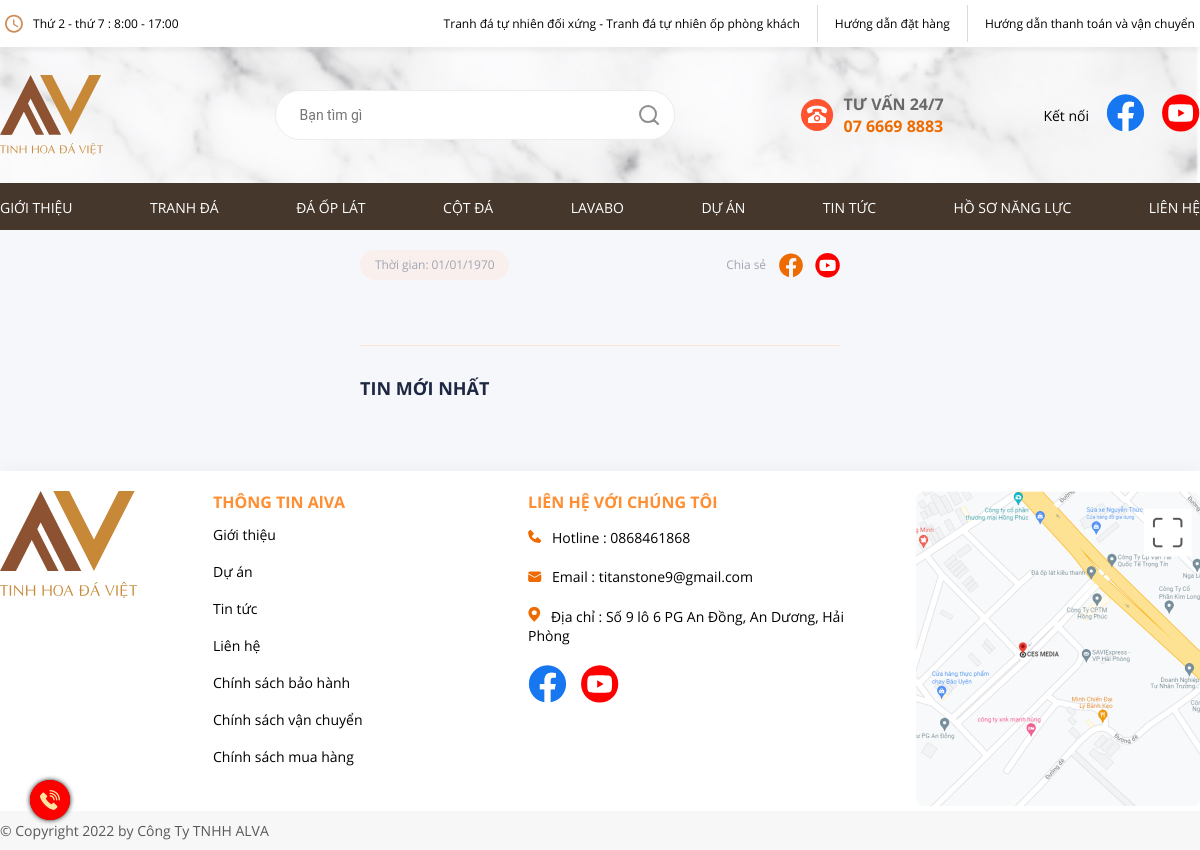
The page /index.php on the database its author committed.
### tables this page shows
CREATE TABLE `company` (
  `id` int(11) NOT NULL,
  `ten` text DEFAULT NULL,
  `dienthoai` text DEFAULT NULL,
  `email` text DEFAULT NULL,
  `diachi` text DEFAULT NULL,
  `tongkho` text DEFAULT NULL,
  `mo` text DEFAULT NULL,
  `facebook` text DEFAULT NULL,
  `youtube` text DEFAULT NULL,
  `danhmuc` text NOT NULL,
  `loaitin` text DEFAULT NULL,
  `landing` text DEFAULT NULL,
  `des` text DEFAULT NULL,
  `keyword` text DEFAULT NULL,
  `banner` text DEFAULT NULL,
  `tintuc` text DEFAULT NULL,
  `sanpham` text DEFAULT NULL,
  `bannerdanhmuc` text DEFAULT NULL
);

### route/route.php (called while the page is built, shortened)
<?php
	require_once "admin/model/Query.php";
	$query = new Query();
	$data_company = $query->ChiTiet("company",[],["id" => "="], ["id" => 1]);
?>

### admin-new/model/Query.php (called while the page is built, shortened)
<?php
	require_once "Data.php";
	class Query extends Data{
		public function ChiTiet($table, $fields, $condition, $forms)
		{
	        $query_string = '';
	        if(!empty($fields))
	        {
	        	$str_fields = implode(",", $fields);
	        	$query_string .= 'SELECT '.$str_fields.' FROM '.$table;
	        }
	        else
	        {
	        	$query_string .= 'SELECT * FROM '.$table;
	        }
	        if(!empty($condition))
	        {
	        	$query_string .= ' WHERE';
	        	$arr_forms = [];
	        	$number = 0;
	        	foreach ($condition as $key => $value)
	        	{
        			$arr_forms[':'.$key] = $forms[$key];
        			if($number == 0)
	        		{
	        			$query_string .= ' '.$key.$value.':'.$key;
	        		}
	        		else
	        		{
	        			$query_string .= ' AND '.$key.$value.':'.$key;
	        		}
	        		$number ++;
	        	}
	        }
	        $sql = $this->con->prepare($query_string);
	        $sql->execute($arr_forms);
	        return $sql->fetch(PDO::FETCH_OBJ);
		}
	}
?>

### admin-new/model/Data.php (called while the page is built, shortened)
<?php
class Data{
	public function __construct()
    {
    	try
    	{
		    $this->con=new PDO("mysql:host=localhost;dbname=titanstone;charset=utf8", "root", "");
		}
		catch (Exception $e)
		{
		    echo '<h1 style="text-align:center">Connect fail!</h1>';
		}
    }
}
?>

### index.php (the view, shortened to what this page needs)
<?php require_once "route/route.php";?>
<!DOCTYPE html>
<html lang="vi">
<head>
	<link rel="stylesheet" type="text/css" href="public/css/style.css?v=<?=time()?>" />
</head>
<body>
	<?php
		require_once "view/layout/header.php";
		require_once "view/layout/footer.php";
	?>
</body>
</html>

### view/layout/footer.php (shortened to what this page needs)
<footer>
	<section class="wrap">
		<div class="logobot">
			<a href="./"><img src="public/image/logo.svg" alt="TitanStone" /></a>
		</div>
		<div class="menubot">
			<h2>THÔNG TIN AlVA</h2>
			<ul>
				<li><a href="ve-chung-toi">Giới thiệu</a></li>
				<li><a href="du-an">Dự án</a></li>
				<li><a href="tin-tuc">Tin tức</a></li>
				<li><a href="lien-he">Liên hệ</a></li>
				<li><a href="quy-dinh/chinh-sach-bao-hanh">Chính sách bảo hành</a></li>
				<li><a href="quy-dinh/chinh-sach-van-chuyen">Chính sách vận chuyển</a></li>
				<li><a href="quy-dinh/chinh-sach-mua-hang">Chính sách mua hàng</a></li>
			</ul>
		</div>
		<div class="lien-he">
			<h2>LIÊN HỆ VỚI CHÚNG TÔI</h2>
			<ul>
				<li><img src="public/image/tell.svg" alt="Đá xuyên sáng Alva"/><b>Hotline</b> : <?=$data_company->dienthoai?></li>
				<li><img src="public/image/email.svg" alt="Đá xuyên sáng Alva"/><b>Email</b> : <?=$data_company->email?></li>
				<li><img src="public/image/location.svg" alt="Đá xuyên sáng Alva"/><b>Địa chỉ</b> : <?=$data_company->diachi?></li>
				<li>
					<span><a href="<?=$data_company->facebook?>" target="_blank"><img src="public/image/home/facebook.svg" alt="Fanpage TitanStone" /></a></span>
					<span><a href="<?=$data_company->youtube?>" target="_blank"><img src="public/image/home/youtube.svg" alt="Youtube TitanStone" /></a></span>
				</li>
			</ul>
		</div>
		<div class="ban-do">
			<a href=""><img class="lazy" data-src="public/image/footer/map.png" alt="Đá xuyên sáng Alva"/>
				</a>
		</div>
	</section>
	<p class="copy"><span>&copy; Copyright <?=date("Y")?> by Công Ty TNHH ALVA</span></p>
</footer>
<div class="tong-dai">
	<div class="hotline-wrap">
		<div class="hotline-three"><a href="tel:<?=$data_company->dienthoai?>">
		</a></div>
	</div>
</div>

### public/css/style.css (style rules this page uses)
* { padding:0;margin:0;box-sizing:border-box }
body { font-family:"Open Sans" }
@media all and (min-width: 0) { footer .wrap { display:flex;flex-wrap:wrap } }
@media all and (min-width: 0) { footer .logobot { display:none } }
@media all and (min-width: 0) { footer .ban-do { display:none } }
@media all and (min-width: 0) { footer .lien-he { padding:30px 0 10px 20px;order:1 } }
@media all and (min-width: 0) { footer .lien-he h2 { font-size:16px;line-height:22px;color:#EE6B01;padding:0 0 10px 0 } }
@media all and (min-width: 0) { footer .lien-he ul { list-style:none;padding:5px 0 0 0 } }
@media all and (min-width: 0) { footer .lien-he ul li { font-size:14px;padding-bottom:25px } }
@media all and (min-width: 0) { footer .lien-he ul li b { font-weight:normal } }
@media all and (min-width: 0) { footer .lien-he ul li img { margin:0 10px 0 0 } }
@media all and (min-width: 0) { footer .menubot { padding:0 22px;order:2 } }
@media all and (min-width: 0) { footer .menubot h2 { font-size:16px;line-height:22px;color:#EE6B01;padding:0 0 10px 0 } }
@media all and (min-width: 0) { footer .menubot ul { list-style:none } }
@media all and (min-width: 0) { footer .menubot ul li { padding-bottom:15px } }
@media all and (min-width: 0) { footer .menubot ul li a { font-family:"Open Sans";font-size:14px;text-decoration:none;color:#000 } }
@media all and (min-width: 0) { footer p.copy { color:#595959;font-size:14px;padding:10px 22px;position:relative;z-index:2;background:#F7F7F7 } }
@media all and (min-width: 0) { .tong-dai { position:fixed;bottom:50px;left:10px;width:0;height:0;z-index:100 } }
@media all and (min-width: 0) { .tong-dai .hotline-wrap { position:relative;width:100px;height:100px;z-index:100;cursor:pointer } }
@media all and (min-width: 0) { .tong-dai .hotline-three { width:40px;height:40px;position:absolute;bottom:80px;left:20px;background:red;border-radius:100%;box-shadow:0 0 5px #111;z-index:100 } }
@media all and (min-width: 0) { .tong-dai .phone-icon { width:20px;height:auto;margin-top:10px;margin-left:10px;fill:#FFE3A1;animation-name:LacLac;animation-duration:1s;animation-iteration-count:infinite } }
@media all and (min-width: 520px) { footer { width:480px;margin:auto } }
@media all and (min-width: 520px) { footer .lien-he { padding-left:0 } }
@media all and (min-width: 520px) { footer .menubot { padding-left:0;padding-right:0 } }
@media all and (min-width: 520px) { footer p.copy { width:480px;margin:auto;padding-left:0;padding-right:0 } }
@media all and (min-width: 1200px) { body { background-color:#F6F7FB } }
@media all and (min-width: 1200px) { footer { width:100%;padding:50px 0 0 0;position:relative;background-color:#FFF;box-shadow:0px -2px 15px rgba(0,0,0,0.04) } }
@media all and (min-width: 1200px) { footer .wrap { width:1200px;margin:auto;justify-content:space-between } }
@media all and (min-width: 1200px) { footer .logobot { width:137px;margin-right:73px;display:block;order:1 } }
@media all and (min-width: 1200px) { footer .logobot img { width:100%;height:auto;display:block } }
@media all and (min-width: 1200px) { footer .menubot { width:245px;padding:0;background-image:none;margin-right:67px;order:2 } }
@media all and (min-width: 1200px) { footer .menubot h2 { font-size:16px;color:#ff8e32 } }
@media all and (min-width: 1200px) { footer .lien-he { width:329px;order:3;padding-top:0;margin-right:56px } }
@media all and (min-width: 1200px) { footer .lien-he h2 { text-align:left;font-size:16px;color:#ff8e32 } }
@media all and (min-width: 1200px) { footer .lien-he ul li { padding-bottom:20px } }
@media all and (min-width: 1200px) { footer .ban-do { display:block;order:4;width:284px } }
@media all and (min-width: 1200px) { footer .ban-do img { width:100% } }
@media all and (min-width: 1200px) { footer p.copy { width:100%;display:flex;justify-content:center } }
@media all and (min-width: 1200px) { footer p.copy span { width:1200px } }

### public/css/news.css (style rules this page uses)
@media all and (min-width: 0) { footer { padding-top:20px } }

### rows shown on the page
company: dienthoai "0868461868", email "titanstone9@gmail.com", diachi "Số 9 lô 6 PG An Đồng, An Dương, Hải Phòng"

### other values the page prints
$value[1] "TRANH ĐÁ"
$value[1] "ĐÁ ỐP LÁT"
$value[1] "CỘT ĐÁ"
$value[1] "LAVABO"
date("d/m/Y", strtotime($data_detail->ngay)) "01/01/1970"
